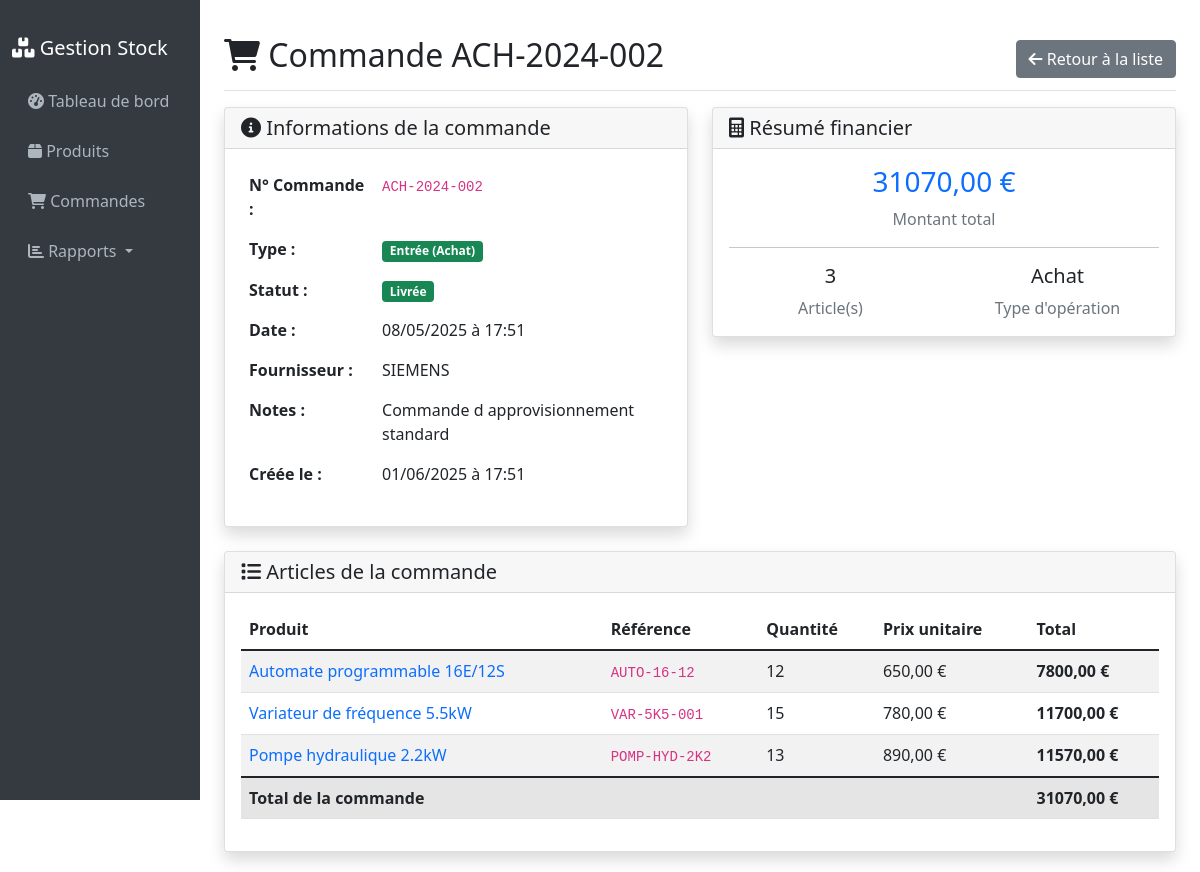
Page /orders/2/ on the committed database.
### inventory/models.py (models this page shows, shortened)
class Order(models.Model):
    ORDER_TYPES = [
        ('IN', 'Entrée (Achat)'),
        ('OUT', 'Sortie (Vente)'),
    ]
    STATUS_CHOICES = [
        ('PENDING', 'En attente'),
        ('CONFIRMED', 'Confirmée'),
        ('DELIVERED', 'Livrée'),
        ('CANCELLED', 'Annulée'),
    ]
    order_number = models.CharField(max_length=50, unique=True, verbose_name="Numéro de commande")
    order_type = models.CharField(max_length=3, choices=ORDER_TYPES, verbose_name="Type de commande")
    status = models.CharField(max_length=10, choices=STATUS_CHOICES, default='PENDING', verbose_name="Statut")
    order_date = models.DateTimeField(default=timezone.now, verbose_name="Date de commande")
    supplier_customer = models.CharField(max_length=255, blank=True, verbose_name="Fournisseur/Client")
    notes = models.TextField(blank=True, verbose_name="Notes")
    created_at = models.DateTimeField(auto_now_add=True)
    updated_at = models.DateTimeField(auto_now=True)
    class Meta:
        verbose_name = "Commande"
        verbose_name_plural = "Commandes"
        ordering = ['-order_date']
    @property
    def total_amount(self):
        return sum(item.total_price for item in self.orderitem_set.all())

class OrderItem(models.Model):
    order = models.ForeignKey(Order, on_delete=models.CASCADE, verbose_name="Commande")
    product = models.ForeignKey(Product, on_delete=models.CASCADE, verbose_name="Produit")
    quantity = models.PositiveIntegerField(verbose_name="Quantité")
    unit_price = models.DecimalField(
        max_digits=10,
        decimal_places=2,
        validators=[MinValueValidator(Decimal('0.01'))],
        verbose_name="Prix unitaire"
    )
    class Meta:
        verbose_name = "Article de commande"
        verbose_name_plural = "Articles de commande"
        unique_together = ['order', 'product']
    @property
    def total_price(self):
        return self.quantity * self.unit_price

class Product(models.Model):
    name = models.CharField(max_length=255, verbose_name="Nom du produit")
    reference = models.CharField(max_length=100, unique=True, verbose_name="Référence")
    description = models.TextField(blank=True, verbose_name="Description")
    quantity = models.PositiveIntegerField(default=0, verbose_name="Quantité en stock")
    price = models.DecimalField(
        max_digits=10,
        decimal_places=2,
        validators=[MinValueValidator(Decimal('0.01'))],
        verbose_name="Prix unitaire"
    )
    min_stock_level = models.PositiveIntegerField(default=10, verbose_name="Niveau de stock minimum")
    created_at = models.DateTimeField(auto_now_add=True)
    updated_at = models.DateTimeField(auto_now=True)
    class Meta:
        verbose_name = "Produit"
        verbose_name_plural = "Produits"
        ordering = ['name']

### inventory/views.py (the view)
# urls.py: path('orders/<int:pk>/', views.order_detail, name='order_detail'),
def order_detail(request, pk):
    order = get_object_or_404(Order, pk=pk)
    order_items = OrderItem.objects.filter(order=order)
    context = {
        'order': order,
        'order_items': order_items,
    }
    return render(request, 'inventory/order_detail.html', context)

### inventory/templates/inventory/order_detail.html (shortened to what this page needs)
{% extends 'inventory/base.html' %}
{% block content %}
<div class="d-flex justify-content-between flex-wrap flex-md-nowrap align-items-center pt-3 pb-2 mb-3 border-bottom">
    <h1 class="h2"><i class="fas fa-shopping-cart"></i> Commande {{ order.order_number }}</h1>
    <div class="btn-toolbar mb-2 mb-md-0">
        <a href="{% url 'order_list' %}" class="btn btn-secondary">
            <i class="fas fa-arrow-left"></i> Retour à la liste
        </a>
    </div>
</div>
<div class="row">
    <div class="col-md-6 mb-4">
        <div class="card shadow">
            <div class="card-header">
                <h5 class="card-title mb-0"><i class="fas fa-info-circle"></i> Informations de la commande</h5>
            </div>
            <div class="card-body">
                <table class="table table-borderless">
                    <tr>
                        <td><strong>N° Commande :</strong></td>
                        <td><code>{{ order.order_number }}</code></td>
                    </tr>
                    <tr>
                        <td><strong>Type :</strong></td>
                        <td>
                            <span class="badge bg-{% if order.order_type == 'IN' %}success{% else %}danger{% endif %}">
                                {{ order.get_order_type_display }}
                            </span>
                        </td>
                    </tr>
                    <tr>
                        <td><strong>Statut :</strong></td>
                        <td>
                            <span class="badge bg-{% if order.status == 'PENDING' %}warning{% elif order.status == 'CONFIRMED' %}info{% elif order.status == 'DELIVERED' %}success{% else %}secondary{% endif %}">
                                {{ order.get_status_display }}
                            </span>
                        </td>
                    </tr>
                    <tr>
                        <td><strong>Date :</strong></td>
                        <td>{{ order.order_date|date:"d/m/Y à H:i" }}</td>
                    </tr>
                    <tr>
                        <td><strong>{% if order.order_type == 'IN' %}Fournisseur{% else %}Client{% endif %} :</strong></td>
                        <td>{{ order.supplier_customer|default:"Non spécifié" }}</td>
                    </tr>
                    <tr>
                        <td><strong>Notes :</strong></td>
                        <td>{{ order.notes|default:"Aucune note" }}</td>
                    </tr>
                    <tr>
                        <td><strong>Créée le :</strong></td>
                        <td>{{ order.created_at|date:"d/m/Y à H:i" }}</td>
                    </tr>
                </table>
            </div>
        </div>
    </div>
    <div class="col-md-6 mb-4">
        <div class="card shadow">
            <div class="card-header">
                <h5 class="card-title mb-0"><i class="fas fa-calculator"></i> Résumé financier</h5>
            </div>
            <div class="card-body">
                <div class="text-center">
                    <h3 class="text-primary">{{ order.total_amount|floatformat:2 }} €</h3>
                    <p class="text-muted mb-3">Montant total</p>
                </div>
                <hr>
                <div class="row text-center">
                    <div class="col-6">
                        <h5>{{ order_items|length }}</h5>
                        <p class="text-muted mb-0">Article(s)</p>
                    </div>
                    <div class="col-6">
                        <h5>{% if order.order_type == 'IN' %}Achat{% else %}Vente{% endif %}</h5>
                        <p class="text-muted mb-0">Type d'opération</p>
                    </div>
                </div>
            </div>
        </div>
    </div>
</div>
<div class="row">
    <div class="col-12">
        <div class="card shadow">
            <div class="card-header">
                <h5 class="card-title mb-0"><i class="fas fa-list"></i> Articles de la commande</h5>
            </div>
            <div class="card-body">
                {% if order_items %}
                    <div class="table-responsive">
                        <table class="table table-striped">
                            <thead>
                                <tr>
                                    <th>Produit</th>
                                    <th>Référence</th>
                                    <th>Quantité</th>
                                    <th>Prix unitaire</th>
                                    <th>Total</th>
                                </tr>
                            </thead>
                            <tbody>
                                {% for item in order_items %}
                                <tr>
                                    <td>
                                        <a href="{% url 'product_detail' item.product.pk %}" class="text-decoration-none">
                                            {{ item.product.name }}
                                        </a>
                                    </td>
                                    <td><code>{{ item.product.reference }}</code></td>
                                    <td>{{ item.quantity }}</td>
                                    <td>{{ item.unit_price|floatformat:2 }} €</td>
                                    <td><strong>{{ item.total_price|floatformat:2 }} €</strong></td>
                                </tr>
                                {% endfor %}
                            </tbody>
                            <tfoot>
                                <tr class="table-active">
                                    <td colspan="4"><strong>Total de la commande</strong></td>
                                    <td><strong>{{ order.total_amount|floatformat:2 }} €</strong></td>
                                </tr>
                            </tfoot>
                        </table>
                    </div>
                {% else %}
                    <div class="text-center py-4">
                        <i class="fas fa-box-open fa-2x text-muted mb-3"></i>
                        <p class="text-muted">Aucun article dans cette commande.</p>
                    </div>
                {% endif %}
            </div>
        </div>
    </div>
</div>
{% endblock %}

### rows in the picture
Order: order_number "ACH-2024-002", order_type "Entrée (Achat)", status "Livrée", order_date "08/05/2025 à 17:51", supplier_customer "SIEMENS", notes "Commande d approvisionnement standard", created_at "01/06/2025 à 17:51", total_amount "31070,00"
OrderItem: product.name "Automate programmable 16E/12S", product.reference "AUTO-16-12", quantity "12", unit_price "650,00", total_price "7800,00"
OrderItem: product.name "Variateur de fréquence 5.5kW", product.reference "VAR-5K5-001", quantity "15", unit_price "780,00", total_price "11700,00"
OrderItem: product.name "Pompe hydraulique 2.2kW", product.reference "POMP-HYD-2K2", quantity "13", unit_price "890,00", total_price "11570,00"

### other values in the picture
{{ order_items|length }} "3"
